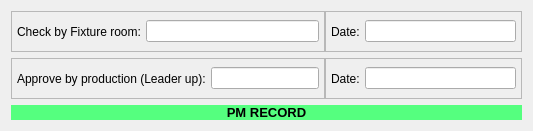
                  <widget class="QWidget" name="widget_3" native="true">
                   <property name="sizePolicy">
                    <sizepolicy hsizetype="Preferred" vsizetype="Preferred">
                     <horstretch>0</horstretch>
                     <verstretch>0</verstretch>
                    </sizepolicy>
                   </property>
                   <property name="minimumSize">
                    <size>
                     <width>100</width>
                     <height>80</height>
                    </size>
                   </property>
                   <property name="styleSheet">
                    <string notr="true" />
                   </property>
                   <layout class="QVBoxLayout" name="verticalLayout_5">
                    <item>
                     <widget class="QWidget" name="widget_19" native="true">
                      <property name="styleSheet">
                       <string notr="true" />
                      </property>
                      <layout class="QHBoxLayout" name="horizontalLayout_27">
                       <property name="spacing">
                        <number>0</number>
                       </property>
                       <property name="leftMargin">
                        <number>0</number>
                       </property>
                       <property name="topMargin">
                        <number>0</number>
                       </property>
                       <property name="rightMargin">
                        <number>0</number>
                       </property>
                       <property name="bottomMargin">
                        <number>0</number>
                       </property>
                       <item>
                        <widget class="QFrame" name="frame_21">
                         <property name="minimumSize">
                          <size>
                           <width>196</width>
                           <height>41</height>
                          </size>
                         </property>
                         <property name="frameShape">
                          <enum>QFrame::StyledPanel</enum>
                         </property>
                         <property name="frameShadow">
                          <enum>QFrame::Raised</enum>
                         </property>
                         <layout class="QHBoxLayout" name="horizontalLayout_28">
                          <property name="spacing">
                           <number>5</number>
                          </property>
                          <property name="leftMargin">
                           <number>5</number>
                          </property>
                          <property name="topMargin">
                           <number>5</number>
                          </property>
                          <property name="rightMargin">
                           <number>5</number>
                          </property>
                          <property name="bottomMargin">
                           <number>5</number>
                          </property>
                          <item alignment="Qt::AlignLeft">
                           <widget class="QLabel" name="label_9">
                            <property name="text">
                             <string>Check by Fixture room:</string>
                            </property>
                           </widget>
                          </item>
                          <item>
                           <widget class="QLineEdit" name="lineEdit_17">
                            <property name="sizePolicy">
                             <sizepolicy hsizetype="Expanding" vsizetype="Fixed">
                              <horstretch>0</horstretch>
                              <verstretch>0</verstretch>
                             </sizepolicy>
                            </property>
                            <property name="maximumSize">
                             <size>
                              <width>16777215</width>
                              <height>16777215</height>
                             </size>
                            </property>
                           </widget>
                          </item>
                         </layout>
                        </widget>
                       </item>
                       <item alignment="Qt::AlignRight">
                        <widget class="QFrame" name="frame_22">
                         <property name="minimumSize">
                          <size>
                           <width>197</width>
                           <height>41</height>
                          </size>
                         </property>
                         <property name="frameShape">
                          <enum>QFrame::StyledPanel</enum>
                         </property>
                         <property name="frameShadow">
                          <enum>QFrame::Raised</enum>
                         </property>
                         <layout class="QHBoxLayout" name="horizontalLayout_29">
                          <property name="spacing">
                           <number>5</number>
                          </property>
                          <property name="leftMargin">
                           <number>5</number>
                          </property>
                          <property name="topMargin">
                           <number>5</number>
                          </property>
                          <property name="rightMargin">
                           <number>5</number>
                          </property>
                          <property name="bottomMargin">
                           <number>5</number>
                          </property>
                          <item alignment="Qt::AlignLeft">
                           <widget class="QLabel" name="label_10">
                            <property name="text">
                             <string>Date:</string>
                            </property>
                           </widget>
                          </item>
                          <item>
                           <widget class="QLineEdit" name="lineEdit_18">
                            <property name="sizePolicy">
                             <sizepolicy hsizetype="Expanding" vsizetype="Fixed">
                              <horstretch>0</horstretch>
                              <verstretch>0</verstretch>
                             </sizepolicy>
                            </property>
                            <property name="minimumSize">
                             <size>
                              <width>100</width>
                              <height>21</height>
                             </size>
                            </property>
                           </widget>
                          </item>
                         </layout>
                        </widget>
                       </item>
                      </layout>
                     </widget>
                    </item>
                    <item>
                     <widget class="QWidget" name="widget_20" native="true">
                      <property name="styleSheet">
                       <string notr="true" />
                      </property>
                      <layout class="QHBoxLayout" name="horizontalLayout_26">
                       <property name="spacing">
                        <number>0</number>
                       </property>
                       <property name="leftMargin">
                        <number>0</number>
                       </property>
                       <property name="topMargin">
                        <number>0</number>
                       </property>
                       <property name="rightMargin">
                        <number>0</number>
                       </property>
                       <property name="bottomMargin">
                        <number>0</number>
                       </property>
                       <item>
                        <widget class="QFrame" name="frame_19">
                         <property name="minimumSize">
                          <size>
                           <width>196</width>
                           <height>41</height>
                          </size>
                         </property>
                         <property name="frameShape">
                          <enum>QFrame::StyledPanel</enum>
                         </property>
                         <property name="frameShadow">
                          <enum>QFrame::Raised</enum>
                         </property>
                         <layout class="QHBoxLayout" name="horizontalLayout_30">
                          <property name="spacing">
                           <number>5</number>
                          </property>
                          <property name="leftMargin">
                           <number>5</number>
                          </property>
                          <property name="topMargin">
                           <number>5</number>
                          </property>
                          <property name="rightMargin">
                           <number>5</number>
                          </property>
                          <property name="bottomMargin">
                           <number>5</number>
                          </property>
                          <item alignment="Qt::AlignLeft">
                           <widget class="QLabel" name="label_7">
                            <property name="text">
                             <string>Approve by production (Leader up):</string>
                            </property>
                           </widget>
                          </item>
                          <item>
                           <widget class="QLineEdit" name="lineEdit_13">
                            <property name="sizePolicy">
                             <sizepolicy hsizetype="Expanding" vsizetype="Fixed">
                              <horstretch>0</horstretch>
                              <verstretch>0</verstretch>
                             </sizepolicy>
                            </property>
                            <property name="maximumSize">
                             <size>
                              <width>16777215</width>
                              <height>16777215</height>
                             </size>
                            </property>
                           </widget>
                          </item>
                         </layout>
                        </widget>
                       </item>
                       <item alignment="Qt::AlignRight">
                        <widget class="QFrame" name="frame_20">
                         <property name="minimumSize">
                          <size>
                           <width>197</width>
                           <height>41</height>
                          </size>
                         </property>
                         <property name="frameShape">
                          <enum>QFrame::StyledPanel</enum>
                         </property>
                         <property name="frameShadow">
                          <enum>QFrame::Raised</enum>
                         </property>
                         <layout class="QHBoxLayout" name="horizontalLayout_31">
                          <property name="spacing">
                           <number>5</number>
                          </property>
                          <property name="leftMargin">
                           <number>5</number>
                          </property>
                          <property name="topMargin">
                           <number>5</number>
                          </property>
                          <property name="rightMargin">
                           <number>5</number>
                          </property>
                          <property name="bottomMargin">
                           <number>5</number>
                          </property>
                          <item alignment="Qt::AlignLeft">
                           <widget class="QLabel" name="label_8">
                            <property name="text">
                             <string>Date:</string>
                            </property>
                           </widget>
                          </item>
                          <item>
                           <widget class="QLineEdit" name="lineEdit_16">
                            <property name="sizePolicy">
                             <sizepolicy hsizetype="Expanding" vsizetype="Fixed">
                              <horstretch>0</horstretch>
                              <verstretch>0</verstretch>
                             </sizepolicy>
                            </property>
                            <property name="minimumSize">
                             <size>
                              <width>100</width>
                              <height>21</height>
                             </size>
                            </property>
                           </widget>
                          </item>
                         </layout>
                        </widget>
                       </item>
                      </layout>
                     </widget>
                    </item>
                    <item>
                     <widget class="QWidget" name="widget_21" native="true">
                      <layout class="QVBoxLayout" name="verticalLayout_24">
                       <property name="spacing">
                        <number>0</number>
                       </property>
                       <property name="leftMargin">
                        <number>0</number>
                       </property>
                       <property name="topMargin">
                        <number>0</number>
                       </property>
                       <property name="rightMargin">
                        <number>0</number>
                       </property>
                       <property name="bottomMargin">
                        <number>0</number>
                       </property>
                       <item>
                        <widget class="QPushButton" name="save">
                         <property name="sizePolicy">
                          <sizepolicy hsizetype="Preferred" vsizetype="Preferred">
                           <horstretch>0</horstretch>
                           <verstretch>0</verstretch>
                          </sizepolicy>
                         </property>
                         <property name="font">
                          <font>
                           <pointsize>10</pointsize>
                           <italic>false</italic>
                           <bold>true</bold>
                           <underline>false</underline>
                          </font>
                         </property>
                         <property name="styleSheet">
                          <string notr="true">background-color: rgb(85, 255, 127);
border-radius: 8px;</string>
                         </property>
                         <property name="text">
                          <string>PM RECORD</string>
                         </property>
                         <property name="icon">
                          <iconset resource="../Qss/icons/_icons.qrc">
                           <normaloff>:/feather/icons/feather/save.png</normaloff>:/feather/icons/feather/save.png</iconset>
                         </property>
                        </widget>
                       </item>
                      </layout>
                     </widget>
                    </item>
                   </layout>
                  </widget>
